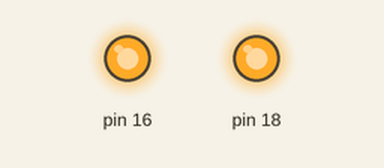
Simulated run of this program. Board: Raspberry Pi (header pin numbers). On the bench: output pins drawn as LEDs (lit = HIGH). At 0.0 s the program stops and its outputs stay as they are.

Above: at 0.1 s.
Timing chart, 0 to 1.5 s (numbered marks = the images above):
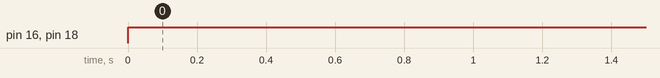

Measured:
- by itself, pin 16, pin 18: LOW → HIGH at 0.00 s

The program:

off.py
```python
#!/usr/bin/python
import RPi.GPIO as GPIO

relay_pins = {'one':18, 'two':16}

GPIO.setmode(GPIO.BOARD)
GPIO.setwarnings(False)

for relay_pin, board_pin in relay_pins.iteritems():
	GPIO.setup(board_pin, GPIO.OUT)
	GPIO.output(board_pin, GPIO.HIGH)
```
